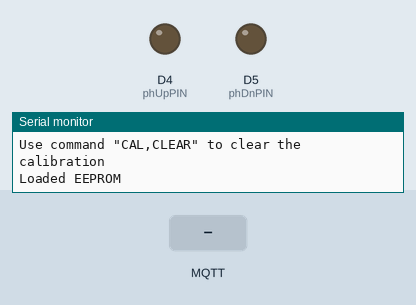
Recording of a sketch running on a simulated Arduino MKR. Parts: output pins drawn as LEDs (lit = HIGH), the last lines printed to the serial monitor. The test bench sets the inputs (shaded band). WiFi joins after 1.5 s; servers stay silent unless stated; no MQTT or app messages arrive unless stated; not simulated (calls return 0 or success): arduino_secrets.h.

Above: at 12.7 s.
12.8 s: MQTT message "UP" arrives on the first subscribed topic
At 13.2 s:
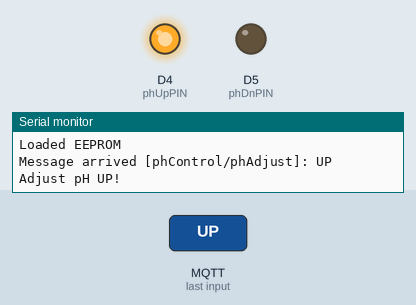
Timing chart, 0 to 29.3 s (numbered marks = the images above; inputs shaded):
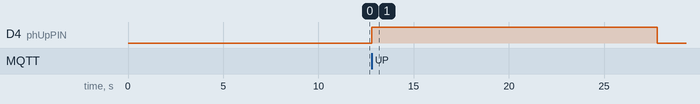

Measured:
- after the input at 12.8 s, D4 (phUpPIN): LOW → HIGH at once, → LOW 15.0 s later

The sketch:

MQTT-pH-Monitor-and-Control.ino
```cpp
/*
Verision 1.0
Basic functional starting point.
Reads pH and sends reading to local MQTT broker
Will accept MQTT broker messages with "UP" or "DOWN" commands to
run pH up/down motors based on time.
This code should be optimized and extra lines removed in other branches.
*/

#include <PubSubClient.h>
#include <WiFiNINA.h>
#include <NTPClient.h>
#include <ezTime.h>
#include "ph_grav.h"
 Gravity_pH pH = Gravity_pH(A0);
#include "arduino_secrets.h"


char ssid[] = SECRET_SSID;        // your network SSID (name)
char pass[] = SECRET_PASS;    // your network password (use for WPA, or use as key for WEP)
int status = WL_IDLE_STATUS;     // the Wifi radio's status
byte server[] = {192,168,0,200}; //Local Mosquitto server
int port = 1883; //the port of the MQTT broker
const char* topic = "phControl/phAdjust";
const char* outTopic = "phControl/phRead";
int phDnPIN = 5;
int phUpPIN = 4;
int doseTime = 15000;


// Handles messages arrived on subscribed topic(s)
void callback(char* topic, byte* payload, unsigned int length) {
  String result;
  Serial.print("Message arrived [");
  Serial.print("phControl/phAdjust");
  Serial.print("]: ");
  for (int i=0;i<length;i++) {
    Serial.print((char)payload[i]);
    result += (char)payload[i];
  }
  Serial.println("");

  //Act on the message
  if (result.equalsIgnoreCase("UP")) {
    Serial.println("Adjust pH UP!");
    digitalWrite(phUpPIN, HIGH);
    delay(doseTime);
    digitalWrite(phUpPIN, LOW);
  } else if (result.equalsIgnoreCase("DOWN")) {
    Serial.println("Adjusting pH DOWN!");
    digitalWrite(phDnPIN, HIGH);
    delay(doseTime);
    digitalWrite(phDnPIN, LOW);
  } else {
    Serial.println("Do nothing");
  }
}

WiFiClient wifiClient;
PubSubClient mqttClient(server, port, callback, wifiClient);//Local Mosquitto Connection
//mqttClient.setCallback(callback);

const long interval =60000;
unsigned long previousMillis = 0;

int count = 0;

uint8_t user_bytes_received = 0;
const uint8_t bufferlen = 32;
char user_data[bufferlen];

void parse_cmd(char* string) {
  strupr(string);
  if (strcmp(string, "CAL,7") == 0) {
    pH.cal_mid();
    Serial.println("MID CALIBRATED");
  }
  else if (strcmp(string, "CAL,4") == 0) {
    pH.cal_low();
    Serial.println("LOW CALIBRATED");
  }
  else if (strcmp(string, "CAL,10") == 0) {
    pH.cal_high();
    Serial.println("HIGH CALIBRATED");
  }
  else if (strcmp(string, "CAL,CLEAR") == 0) {
    pH.cal_clear();
    Serial.println("CALIBRATION CLEARED");
  }
  else if (strcmp(string, "PHUP") == 0) {
    digitalWrite(phUpPIN, HIGH);
    delay(doseTime);
    digitalWrite(phUpPIN, LOW);
  }   // Dose of pH up
  else if (strcmp(string, "PHDN") == 0) {
    digitalWrite(phDnPIN, HIGH);
    delay(doseTime);
    digitalWrite(phDnPIN, LOW);
   }   // Dose of pH down
   mqttClient.setStream(Serial);
  mqttClient.setCallback(callback);
}

void setup() {
  mqttClient.setStream(Serial);
  mqttClient.setCallback(callback);
  pinMode(phUpPIN, OUTPUT);
  pinMode(phDnPIN, OUTPUT);

  //Initialize serial and wait for port to open:
  Serial.begin(9600);
  while (!Serial) {
    ; // wait for serial port to connect. Needed for native USB port only
  }

  //WiFi Connection -- Start
  // check for the WiFi module:
  if (WiFi.status() == WL_NO_MODULE) {
    Serial.println("Communication with WiFi module failed!");
    // don't continue
    while (true);
  }

  String fv = WiFi.firmwareVersion();
  if (fv < "1.0.0") {
    Serial.println("Please upgrade the firmware");
  }

  // attempt to connect to Wifi network:
  while (status != WL_CONNECTED) {
    Serial.print("Attempting to connect to WPA SSID: ");
    Serial.println(ssid);
    // Connect to WPA/WPA2 network:
    status = WiFi.begin(ssid, pass);

    // wait 10 seconds for connection:
    delay(10000);
  }

  // you're connected now, so print out the data:
  Serial.print("You're connected to the network");
  printCurrentNet();
  printWifiData();
  //WiFi Connection -- End

  //Local Mosquitto Connection -- Start
  if (mqttClient.connect("arduino")) {
    // connection succeeded
    Serial.println("Connection succeeded.");
    Serial.print("Subscribing to the topic [");
    Serial.print("phControl/phAdjust");
    Serial.println("]");
    mqttClient.subscribe("phControl/phAdjust");
    Serial.println("Successfully subscribed to the topic.");
    //mqttClient* setCallback(callback());

   } else {
      // connection failed
      // mqttClient.state() will provide more information
      // on why it failed.
      Serial.print("Connection failed. MQTT client state is: ");
      Serial.println(mqttClient.state());
   }
  //Local Mosquitto Connection -- End

// pH probe calibration serial commands
  Serial.println();
  Serial.println(F("Use commands \"CAL,7\", \"CAL,4\", and \"CAL,10\" to calibrate the circuit to those respective values"));
  Serial.println(F("Use command \"CAL,CLEAR\" to clear the calibration"));
  if (pH.begin()) {
  Serial.println("Loaded EEPROM");
  Serial.println();
  }
}

void reconnect() {
  // Loop until we're reconnected
  while (!mqttClient.connected()) {
    Serial.print("Attempting MQTT connection...");
    // Attempt to connect
    if (mqttClient.connect("arduino")) {
      Serial.println("connected");
      // Subscribe
      mqttClient.subscribe("phControl/phAdjust");
    } else {
      Serial.print("failed, rc=");
      Serial.print(mqttClient.state());
      Serial.println(" try again in 5 seconds");
      // Wait 5 seconds before retrying
      delay(5000);
    }
  }

}


void loop() {
 if (!mqttClient.connected()) {
    reconnect();
  } else {
  mqttClient.loop();
  callback;

  mqttClient.setStream(Serial);
  mqttClient.setCallback(callback);
  unsigned long currentMillis = millis();
  if (currentMillis - previousMillis >= interval){
    previousMillis = currentMillis;

    if (Serial.available() > 0) {
    user_bytes_received = Serial.readBytesUntil(13, user_data, sizeof(user_data));
  }

  if (user_bytes_received) {
    parse_cmd(user_data);
    user_bytes_received = 0;
    memset(user_data, 0, sizeof(user_data));
  }
    time_t t = WiFi.getTime();
    Serial.print("Sending message to topic: ");
    Serial.println("phControl/phRead");
    Serial.println(UTC.dateTime(t));
    //Serial.print("pH: ");
    //Serial.println(pH.read_ph());

    float newpH = pH.read_ph();

      Serial.print("pH: ");
      Serial.println(String(newpH).c_str());
      mqttClient.publish("phControl/phRead", String(newpH).c_str(), true);

    Serial.println();

    count++;
  }
  mqttClient.setStream(Serial);
  mqttClient.setCallback(callback);
 }
}

void printWifiData() {
  // print your board's IP address:
  IPAddress ip = WiFi.localIP();
  Serial.print("IP Address: ");
  Serial.println(ip);
  Serial.println(ip);

  // print your MAC address:
  byte mac[6];
  WiFi.macAddress(mac);
  Serial.print("MAC address: ");
  printMacAddress(mac);
}

void printCurrentNet() {
  // print the SSID of the network you're attached to:
  Serial.print("SSID: ");
  Serial.println(WiFi.SSID());

  // print the MAC address of the router you're attached to:
  byte bssid[6];
  WiFi.BSSID(bssid);
  Serial.print("BSSID: ");
  printMacAddress(bssid);

  // print the received signal strength:
  long rssi = WiFi.RSSI();
  Serial.print("signal strength (RSSI):");
  Serial.println(rssi);

  // print the encryption type:
  byte encryption = WiFi.encryptionType();
  Serial.print("Encryption Type:");
  Serial.println(encryption, HEX);
  Serial.println();
}

void printMacAddress(byte mac[]) {
  for (int i = 5; i >= 0; i--) {
    if (mac[i] < 16) {
      Serial.print("0");
    }
    Serial.print(mac[i], HEX);
    if (i > 0) {
      Serial.print(":");
    }
  }
  Serial.println();
}
```
